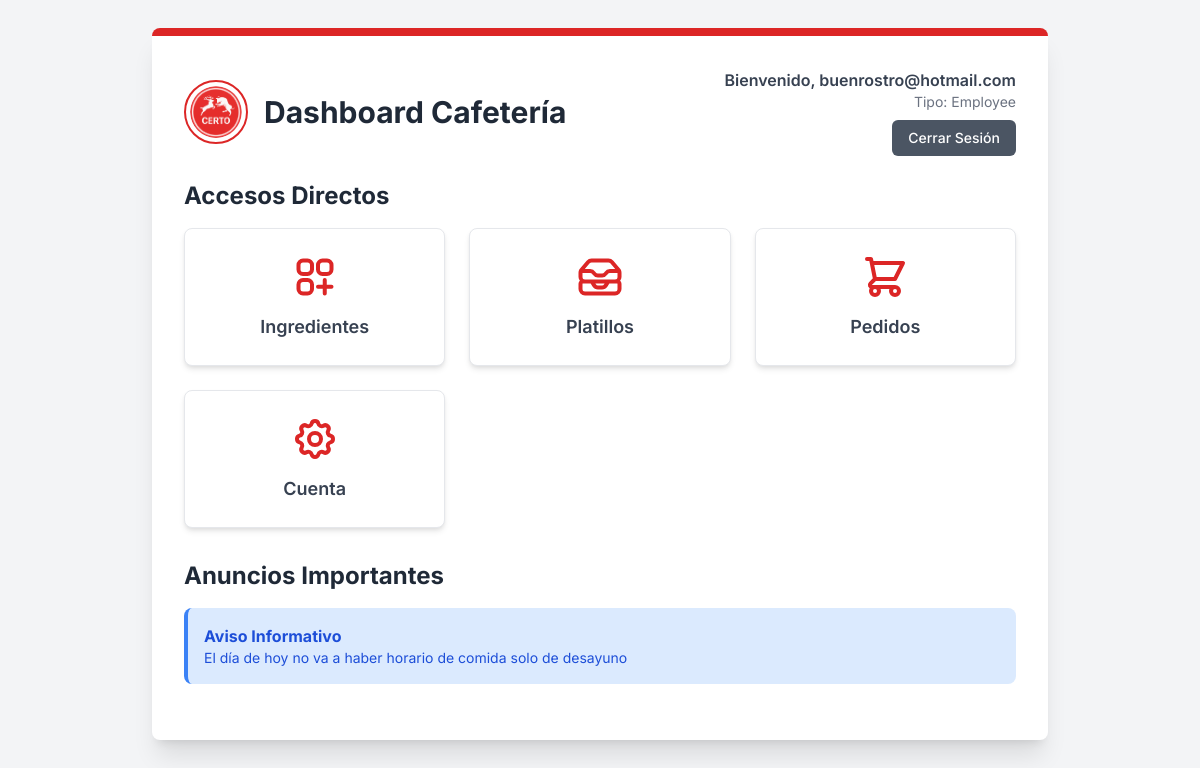
The app's page /core/dashboard/ (signed in) with its own data.
### comedor/models.py (models this page shows, shortened)
class Noticias(models.Model):
    titulo = models.CharField(max_length=100)
    contenido = models.TextField()
    activo = models.BooleanField(default=True)
    autor = models.ForeignKey(Usuarios, on_delete=models.CASCADE)
    fecha = models.DateField(auto_now=True)

### core/views.py (the view)
# urls.py: path("dashboard/", views.dashboard, name="dashboard"),
def dashboard(request):
    if request.user.is_authenticated:
        context = {
            'user': request.user,
            'is_tutor': request.user.groups.filter(name='Tutor').exists(),
            'is_employee': request.user.groups.filter(name='Employee').exists(),
            'is_admin': request.user.is_staff,
            'noticias': Noticias.objects.filter(activo=True),
        }
        return render(request, 'HOME/home_dashboard_view.html', context)
    else:
        return redirect('core:signInUp')  # Redirigir a la página de inicio de sesión/registro si no está autenticado

### core/templates/Home/home_dashboard_view.html (shortened to what this page needs)
{% extends "main.html" %} {% load static %}{% block content %}
<div
  class="bg-white p-8 rounded-lg shadow-xl max-w-4xl w-full border-t-8 border-primary-red mb-8"
>
  <div class="flex flex-col md:flex-row items-center justify-between mb-6">
    <div class="flex items-center mb-4 md:mb-0">
      <img
        src="{% static 'img/logos/logo.png' %}"
        alt="Logo de la Cafetería Certo"
        class="w-16 h-16 rounded-full border-2 border-primary-red p-1 object-cover mr-4"
      />
      <h1 class="text-3xl font-bold text-gray-800">Dashboard Cafetería</h1>
    </div>
    {% if user.is_authenticated %}
    <div class="text-right">
      <p class="text-gray-700 font-semibold">Bienvenido, {{ user.username }}</p>
      <p class="text-gray-500 text-sm">Tipo: {{ user.groups.all|join:", " }}</p>
      <a
        href="{% url 'core:logout' %}"
        class="mt-2 px-4 py-2 text-sm font-medium text-white bg-gray-600 rounded-md hover:bg-gray-700 transition duration-300 ease-in-out inline-block"
      >
        Cerrar Sesión
      </a>
    </div>
    {% endif %}
  </div>
  <div class="mb-8">
    <h2 class="text-2xl font-bold text-gray-800 mb-4">Accesos Directos</h2>
    <div class="grid grid-cols-1 md:grid-cols-2 lg:grid-cols-3 gap-6">
      {% if is_employee or is_admin %}
      <a
        href="/comedor/ingredients/"
        class="group block bg-white p-6 rounded-lg shadow-custom hover:shadow-lg transition-all duration-300 ease-in-out transform hover:-translate-y-1 border border-gray-200"
      >
        <div class="flex flex-col items-center">
          <span
            class="text-lg font-semibold text-gray-700 group-hover:text-gray-900"
            >Ingredientes</span
          >
        </div>
      </a>
      <a
        href="/comedor/saucers/"
        class="group block bg-white p-6 rounded-lg shadow-custom hover:shadow-lg transition-all duration-300 ease-in-out transform hover:-translate-y-1 border border-gray-200"
      >
        <div class="flex flex-col items-center">
          <span
            class="text-lg font-semibold text-gray-700 group-hover:text-gray-900"
            >Platillos</span
          >
        </div>
      </a>
      <a
        href="/comedor/order/"
        class="group block bg-white p-6 rounded-lg shadow-custom hover:shadow-lg transition-all duration-300 ease-in-out transform hover:-translate-y-1 border border-gray-200"
      >
        <div class="flex flex-col items-center">
          <span
            class="text-lg font-semibold text-gray-700 group-hover:text-gray-900"
            >Pedidos</span
          >
        </div>
      </a>
      {% endif %}
      <a
        href="/core/account_settings/"
        class="group block bg-white p-6 rounded-lg shadow-custom hover:shadow-lg transition-all duration-300 ease-in-out transform hover:-translate-y-1 border border-gray-200"
      >
        <div class="flex flex-col items-center">
          <span
            class="text-lg font-semibold text-gray-700 group-hover:text-gray-900"
            >Cuenta</span
          >
        </div>
      </a>
    </div>
  </div>
  <div>
    <h2 class="text-2xl font-bold text-gray-800 mb-4">Anuncios Importantes</h2>
    {% for noticia in noticias %}
    <div
      class="bg-blue-100 border-l-4 border-blue-500 text-blue-700 p-4 rounded-lg"
      role="alert"
    >
      <p class="font-bold">{{ noticia.titulo }}</p>
      <p class="text-sm">
        {{ noticia.contenido }}
      </p>
    </div>
    {% endfor %}
  </div>
</div>
{% endblock %}

### static/css/main.css (style rules this page uses)
body { font-family: "Inter", sans-serif; background-color: #f3f4f6; }
.text-primary-red { color: #dc2626; }
.border-primary-red { border-color: #dc2626; }
.shadow-custom { box-shadow: 0 4px 6px -1px rgba(0, 0, 0, 0.1), 0 2px 4px -1px rgba(0, 0, 0, 0.06); }

### records on screen
Noticias: titulo "Aviso Informativo", contenido "El día de hoy no va a haber horario de comida solo de desayuno"

### other values on screen
{{ user.username }} "buenrostro@hotmail.com"
{{ user.groups.all|join:", " }} "Employee"
